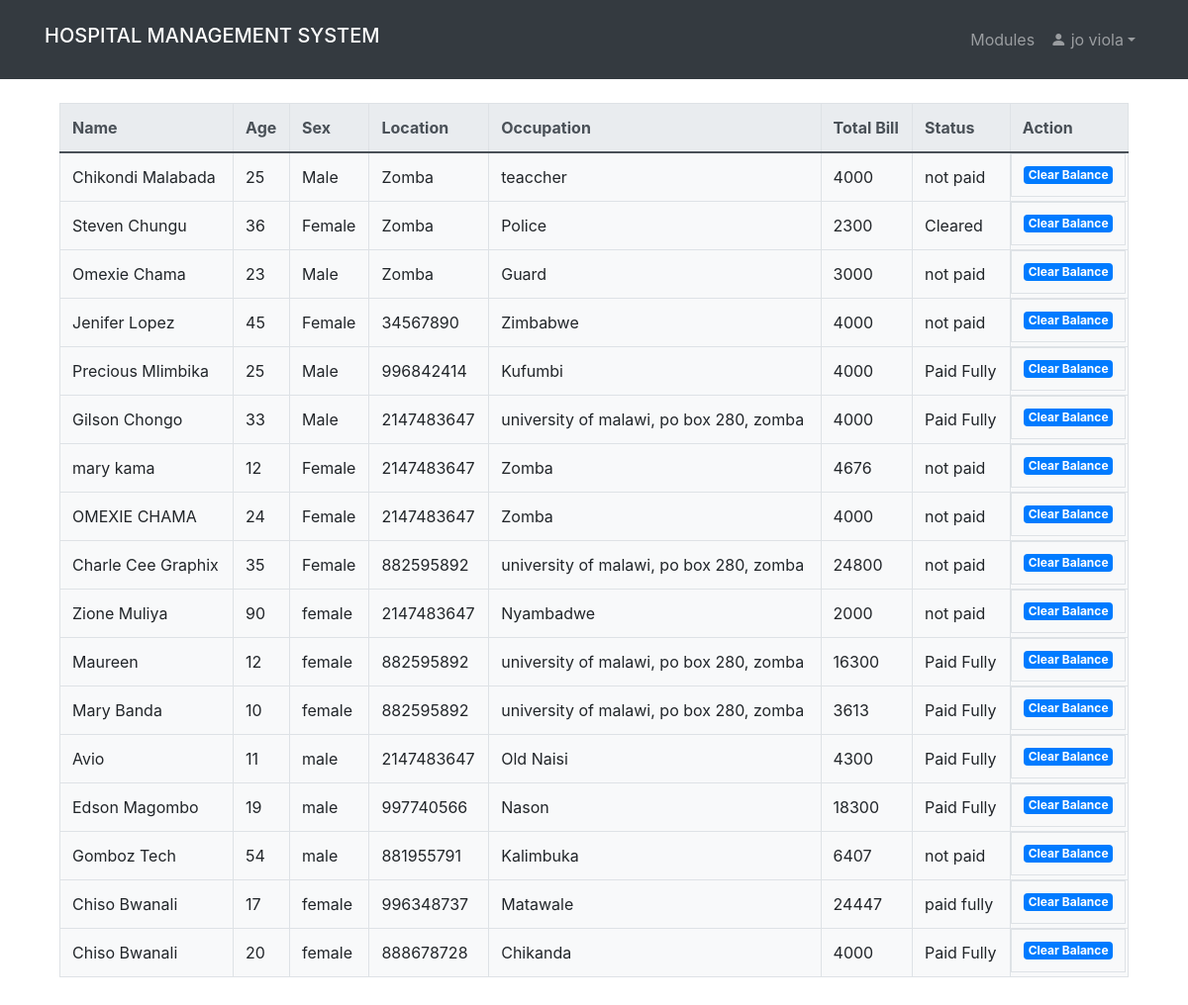
The page /finance.php (signed in) on the database as committed earlier.
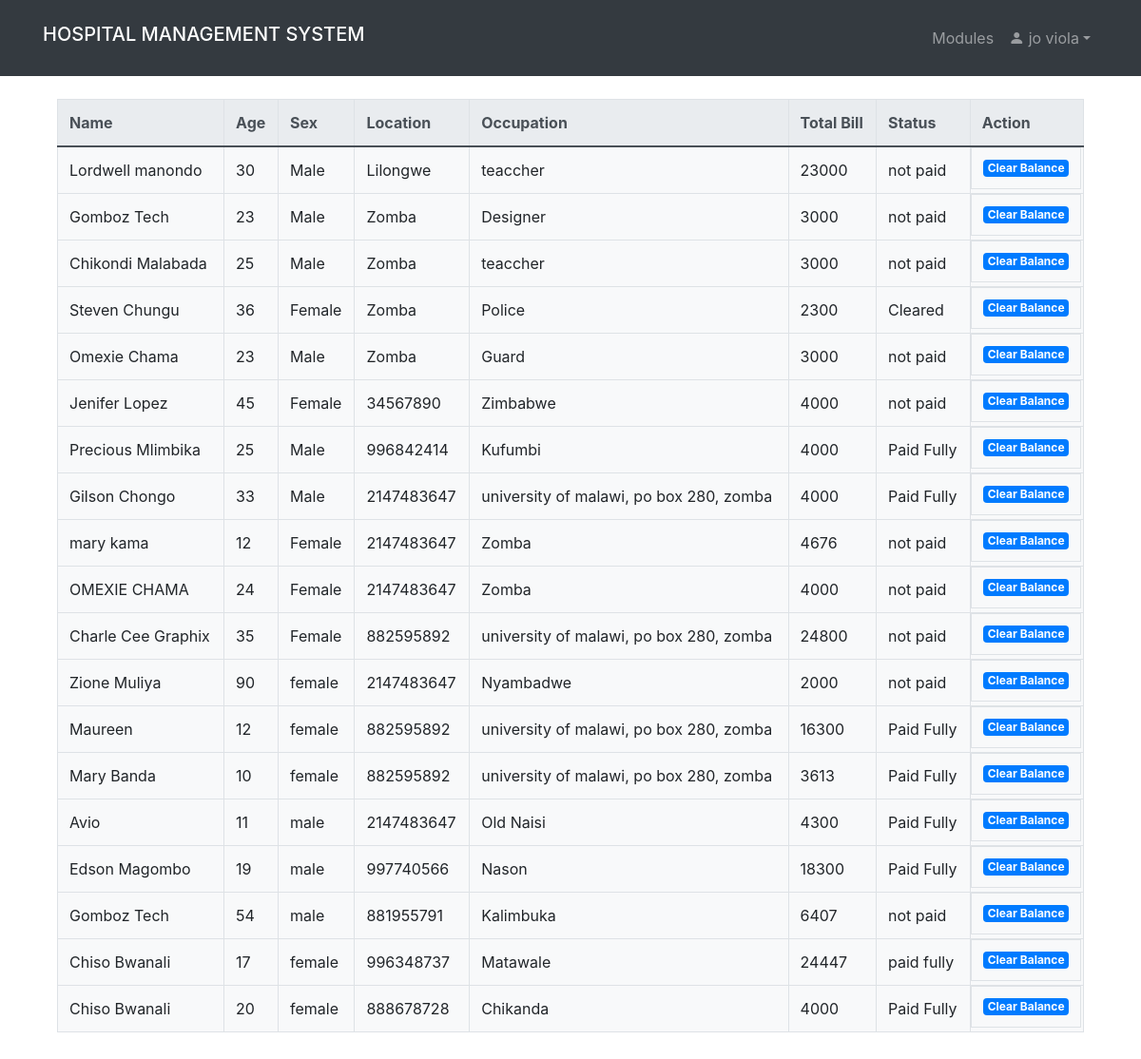
The same page on the database as committed later.
### tables this page shows
CREATE TABLE `patient` (
  `id` int(11) NOT NULL,
  `name` varchar(100) NOT NULL,
  `date` date NOT NULL,
  `gender` varchar(10) NOT NULL,
  `age` int(2) NOT NULL,
  `address` text NOT NULL,
  `next_of_kin` varchar(100) NOT NULL,
  `religion` varchar(100) NOT NULL,
  `occupation` varchar(100) NOT NULL,
  `symptoms` text DEFAULT NULL,
  `treatment_plan` text DEFAULT NULL,
  `measurement` text DEFAULT NULL,
  `examination` text DEFAULT NULL,
  `disease` text DEFAULT NULL,
  `bio_history` text DEFAULT NULL,
  `drug` text NOT NULL,
  `dosage` text NOT NULL,
  `drug_given_by` text NOT NULL,
  `discharge_status` text DEFAULT NULL,
  `drug_status` text NOT NULL,
  `prescribed_by` text DEFAULT NULL,
  `prescribed_on` text DEFAULT NULL,
  `total_bills` int(15) DEFAULT NULL,
  `status` text NOT NULL DEFAULT 'not paid',
  `tests` text DEFAULT NULL,
  `ward_bed` text DEFAULT NULL,
  `discharge_date` date DEFAULT NULL,
  `lab_results` text DEFAULT NULL,
  `lab_price` int(30) DEFAULT NULL,
  `rad_price` int(30) DEFAULT NULL
);

### bills.php (the view, shortened to what this page needs)
<?php
if (isset($_SESSION['id']) && isset($_SESSION['uname'])){
        ?>
<!DOCTYPE html>
<html>
<head>
	<link rel="stylesheet" href="https://maxcdn.bootstrapcdn.com/bootstrap/4.5.2/css/bootstrap.min.css">
</head>
<body>
	<div class="container">
		<table class="table table-bordered bg-light" id='myInput'>
			<thead class="thead-light">
				<tr>
					<th>Name</th>
					<th>Age</th>
					<th>Sex</th>
					<th>Location</th>
					<th>Occupation</th>
                    <th>Total Bill</th>
                    <th>Status</th>
					<th>Action</th>
				</tr>
			</thead>
			<tbody>
				<?php
				include "comfig.php";
				$sql = "SELECT * FROM patient WHERE total_bills !=0 ORDER BY id DESC";
				$result = $mysqli->query($sql);
				if ($result->num_rows > 0) {
						while ($row = $result->fetch_assoc()) { ?>
							<tr>
							   <td><?php echo $row["name"]; ?></td>
							   <td><?php echo $row["age"]; ?></td>
							   <td><?php echo $row["gender"]; ?></td>
							   <td><?php echo $row["address"]; ?></td>
							   <td><?php echo $row["occupation"]; ?></td>
							   <td ><?php echo $row["total_bills"]; ?></td>
							   <td><?php echo $row["status"]; ?></td>
								<td class='btn-group btn-group-justified'>
									   <a href='finance_status.php?add_status=<?php echo $row["id"]; ?>' class='badge bg-primary'>Clear Balance</a>
							   </td>
						   </tr>
						 <?php
					   }
				   } else {
					   echo "<tr><td colspan='12' class='text-center'>No patients found</td></tr>";
				   }
				?>
			</tbody>
		</table>
	</div>
</div>
</body>
</html>
<?php
    }else {
        header("Location: home.php");
        exit();
    }
?>

Rows that differ between the two databases and show on the page:
added patient: name "Lordwell manondo", age "30", gender "Male", address "Lilongwe", occupation "teaccher", total_bills "23000", status "not paid"
added patient: name "Gomboz Tech", age "23", gender "Male", address "Zomba", occupation "Designer", total_bills "3000", status "not paid"
changed patient "Chikondi Malabada": total_bills "4000" → "3000"
